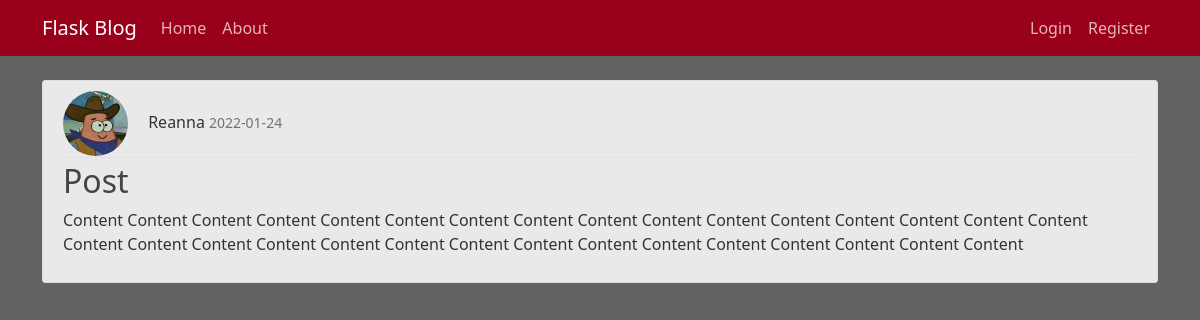
The page /home on the database its author committed.
### flaskblog/models.py (models this page shows, shortened)
class Post(db.Model):
    id = db.Column(db.Integer, primary_key=True)
    title = db.Column(db.String(100), nullable=False)
    date_posted = db.Column(db.DateTime, nullable=False, default=datetime.utcnow)
    content = db.Column(db.Text, nullable=False)
    user_id = db.Column(db.Integer, db.ForeignKey('user.id'), nullable=False)

class User(db.Model, UserMixin):
    id = db.Column(db.Integer, primary_key=True)
    username = db.Column(db.String(20), unique=True, nullable=False)
    email = db.Column(db.String(100), unique=True, nullable=False)
    image_file = db.Column(db.String(20), nullable=False, default='default.jpg')
    password = db.Column(db.String(60), nullable=False)
    posts = db.relationship('Post', backref='author', lazy=True)

### flaskblog/routes.py (the view)
@app.route("/")
@app.route("/home")
def home():
    posts = Post.query.all()
    return render_template('home.html', posts=posts)

### flaskblog/templates/home.html
{% extends "layout.html" %} {% block content %} {% for post in posts %}
<article class="media content-section">
  <div class="media-body">
    <div class="article-metadata">
      <img class="rounded-circle article-img" src="{{ url_for('static', filename='profile_pics/' + post.author.image_file) }}">
      <a class="mr-2" href="#">{{ post.author.username }}</a>
      <small class="text-muted">{{ post.date_posted.strftime('%Y-%m-%d') }}</small>
    </div>
    <h2><a class="article-title" href="{{ url_for('post', post_id = post.id) }}">{{ post.title }}</a></h2>
    <p class="article-content">{{ post.content }}</p>
  </div>
</article>
{% endfor %} {% endblock content %}

### flaskblog/templates/layout.html (shortened to what this page needs)
<!DOCTYPE html>
<html lang="en">
<head>
    <link href="https://cdn.jsdelivr.net/npm/bootstrap@5.1.3/dist/css/bootstrap.min.css" rel="stylesheet">
    <link rel="stylesheet" href="{{ url_for('static', filename='main.css') }}">
</head>
<body>
    <header class="site-header">
        <nav class="navbar navbar-expand-md navbar-dark bg-steel fixed-top">
          <div class="container">
            <a class="navbar-brand mr-4" href="/">Flask Blog</a>
            <div class="collapse navbar-collapse" id="navbarToggle">
              <div class="navbar-nav me-auto">
                <a class="nav-item nav-link" href="{{ url_for('home') }}">Home</a>
                <a class="nav-item nav-link" href="{{ url_for('about') }}">About</a>
              </div>
              <div class="navbar-nav">
                {% if current_user.is_authenticated %}
                {% if current_user.email == "admin@gmail.com" %}
                <a class="nav-item nav-link" href="{{ url_for('admin') }}">Admin</a>
                {% endif %}
                <a class="nav-item nav-link" href="{{ url_for('new_post') }}">New Post</a>
                <a class="nav-item nav-link" href="{{ url_for('account') }}">Account</a>
                <a class="nav-item nav-link" href="{{ url_for('logout') }}">Logout</a>
                {% else %}
                  <a class="nav-item nav-link" href="{{ url_for('login') }}">Login</a>
                  <a class="nav-item nav-link" href="{{ url_for('register') }}">Register</a>
                {% endif %}
              </div>
            </div>
          </div>
        </nav>
      </header>
      <main role="main" class="container">
        <div class="row">
          <div class="col">
            {% block content %}{% endblock %}
          </div>
      </main>
</body>
</html>

### flaskblog/static/main.css (style rules this page uses)
body { background: #636363; color: #333333; margin-top: 5rem; }
h1, h2, h3, h4, h5, h6 { color: #e9e9e9; }
.bg-steel { background-color: #99001a; }
.site-header .navbar-nav .nav-link { color: #e4b6b6; }
.content-section { background: #ffffff; padding: 10px 20px; border: 1px solid #dddddd; border-radius: 3px; margin-bottom: 20px; }
.article-title { color: #444444; text-decoration: none; }
.article-content { white-space: pre-line; }
.article-img { height: 65px; width: 65px; margin-right: 16px; }
.article-metadata { padding-bottom: 1px; margin-bottom: 4px; border-bottom: 1px solid #e3e3e3; color: #333333; }
.article-metadata a { color: #333333; text-decoration: none; }
article { background-color: #e9e9e9 !important; }

### rows shown on the page
Post: image_file (picture), author.username "Reanna", date_posted "2022-01-24", title "Post", content "Content Content Content Content Content Content Content Content Content Content Content Content Content Content Content Content Content Content Content Content Content Content Content Content Content Content Content Content Content Content Content"
